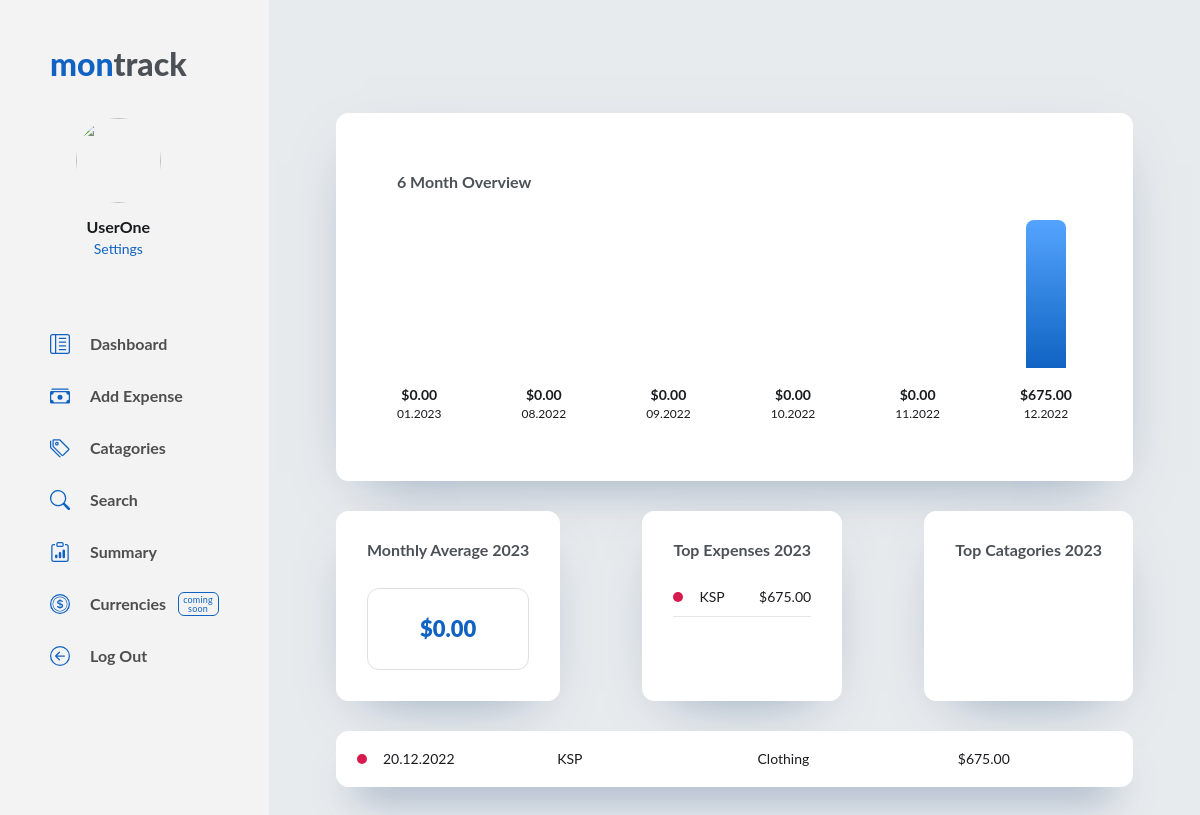
/ (signed in), run on the app's committed database.
### tables this page shows
CREATE TABLE users (
    user_id INTEGER PRIMARY KEY AUTOINCREMENT NOT NULL,
    fname TEXT NOT NULL,
    lname TEXT NOT NULL,
    username TEXT NOT NULL,
    email TEXT NOT NULL,
    hash TEXT NOT NULL
, image TEXT NOT NULL DEFAULT 'https://uploads-ssl.webflow.com/63987bd2db675b2f0fd5a56e/63987bd2db675bb88dd5a5a1_Icon%202.svg');

CREATE TABLE expenses (
    expense_id INTEGER PRIMARY KEY AUTOINCREMENT NOT NULL,
    user_id INTEGER NOT NULL,
    date DATE NOT NULL,
    shop TEXT NOT NULL,
    total NUMERIC NOT NULL,
    currency TEXT NOT NULL,
    category TEXT NOT NULL,
    description TEXT
);

CREATE TABLE categories (
    category_id INTEGER PRIMARY KEY AUTOINCREMENT NOT NULL,
    category TEXT UNIQE NOT NULL,
    color TEXT NOT NULL DEFAULT "#1063c2"
);

CREATE TABLE currencies (
    currency_id INTEGER PRIMARY KEY AUTOINCREMENT NOT NULL,
    country TEXT NOT NULL,
    currency TEXT NOT NULL,
    symbol TEXT NOT NULL
);

### app.py (the view)
@app.route("/")
@login_required
def index():
    user_id = session["user_id"]
    connect = sqlite3.connect("expenses.db")
    cursor = connect.cursor()
    cursor.execute("SELECT username FROM users WHERE user_id = ?", (user_id,))
    username = cursor.fetchone()[0]
    cursor.execute("SELECT image FROM users WHERE user_id = ?", (user_id,))
    userimage = cursor.fetchone()[0]
    year = str(datetime.now().year)
    cursor.execute("SELECT months.month, COALESCE(SUM(expenses.total), 0) AS total_sum, COALESCE(symbol, '$') AS symbol FROM (SELECT strftime('%m.%Y', date('now', 'start of month', '-5 months')) AS month UNION ALL SELECT strftime('%m.%Y', date('now', 'start of month', '-4 months')) UNION ALL SELECT strftime('%m.%Y', date('now', 'start of month', '-3 months')) UNION ALL SELECT strftime('%m.%Y', date('now', 'start of month', '-2 months')) UNION ALL SELECT strftime('%m.%Y', date('now', 'start of month', '-1 months')) UNION ALL SELECT strftime('%m.%Y', date('now', 'start of month')) ) AS months LEFT JOIN (SELECT * FROM expenses JOIN currencies ON expenses.currency = currencies.currency WHERE user_id = ?) expenses ON strftime('%m.%Y', expenses.date) = months.month GROUP BY months.month", (user_id,))
    six_months = cursor.fetchall()
    cursor.execute("SELECT COALESCE(SUM(expenses.total), 0) AS total_sum FROM (SELECT strftime('%m.%Y', date('now', 'start of month', '-5 months')) AS month UNION ALL SELECT strftime('%m.%Y', date('now', 'start of month', '-4 months')) UNION ALL SELECT strftime('%m.%Y', date('now', 'start of month', '-3 months')) UNION ALL SELECT strftime('%m.%Y', date('now', 'start of month', '-2 months')) UNION ALL SELECT strftime('%m.%Y', date('now', 'start of month', '-1 months')) UNION ALL SELECT strftime('%m.%Y', date('now', 'start of month')) ) AS months LEFT JOIN (SELECT * FROM expenses JOIN currencies ON expenses.currency = currencies.currency WHERE user_id = ?) expenses ON strftime('%m.%Y', expenses.date) = months.month GROUP BY months.month ORDER BY total_sum DESC LIMIT 1", (user_id,))
    max_month = cursor.fetchone()[0]
    cursor.execute("SELECT expenses.*, strftime('%d.%m.%Y', expenses.date) AS fdate, currencies.symbol, color FROM expenses JOIN currencies ON expenses.currency = currencies.currency JOIN categories ON expenses.category = categories.category WHERE expenses.user_id = ? ORDER BY date DESC LIMIT 5", (user_id,))
    expenses = cursor.fetchall()
    cursor.execute("SELECT shop, total, symbol, color FROM expenses JOIN currencies ON expenses.currency = currencies.currency JOIN categories ON expenses.category = categories.category WHERE user_id = ? ORDER BY total DESC LIMIT 5", (user_id,))
    top_expenses = cursor.fetchall()
    cursor.execute("SELECT user_id, strftime('%Y', date) AS year, SUM(total) AS total_sum, expenses.category, color, currencies.symbol FROM expenses JOIN categories ON expenses.category = categories.category JOIN currencies ON expenses.currency = currencies.currency WHERE user_id = ? AND strftime('%Y', date) = ? GROUP BY expenses.category ORDER BY total_sum DESC LIMIT 4", (user_id, year))
    top_categories = cursor.fetchall()
    cursor.execute("SELECT SUM(total) / (strftime('%m', 'now')) FROM expenses WHERE user_id = ? AND strftime('%Y', date) = ?", (user_id, year))
    monthly_average = None
    if monthly_average:
        monthly_average = cursor.fetchall()[0][0]
    else:
        monthly_average = 0
    print("monthly_average IS: ", end="")
    print(monthly_average)
    return render_template("index.html", username=username, userimage=userimage, year=year, six_months=six_months, max_month=max_month, expenses=expenses, top_expenses=top_expenses, top_categories=top_categories, monthly_average=monthly_average)

### helpers.py (called while the page is built)
def login_required(f):
    @wraps(f)
    def decorated_function(*args, **kwargs):
        if session.get("user_id") is None:
            return redirect("/login")
        return f(*args, **kwargs)
    return decorated_function

### templates/index.html (shortened to what this page needs)
{% extends "layout.html" %}
{% block body %}
<div class="body-center">
  <div class="body-index_top">
    <div class="dashboard_panel panel-shadow">
      <div class="dash_monthly">
        <div class="dash_title-small">6 Month Overview</div>
        <div class="dash_monthly-overview">
          {% for row in six_months %}
          <div class="month-wrapper">
            <div class="dash_monthly-column" value="{{ row[1] }}"></div>
            <div class="dash_monthly-text">
              <div class="dash_monthly-medium bold">{{ row[2] }}{{ "{:,.2f}".format(row[1]) }}</div>
              <div class="dash_monthly-small">{{ row[0] }}</div>
            </div>
          </div>
          {% endfor %}
        </div>
      </div>
    </div>
  </div>
    <div class="body-index_middle">
      <div class="dashboard_panel panel-shadow">
        <div class="dash_info-wrapper">
          <div class="dash_title-small">Monthly Average {{ year }}</div>
          <div class="dash_monthly-avg">
            <div class="monthly-avg_total">${{ "{:,.2f}".format(monthly_average) }}</div>
          </div>
        </div>
      </div>
      <div class="dashboard_panel panel-shadow">
        <div class="dash_info-wrapper">
          <div class="dash_title-small">Top Expenses {{ year }}</div>
          <div class="dash_middle-lists dash_text">
            {% for row in top_expenses %}
            <div class="d_middle-list_item">
              <div class="category-color_wrapper">
                <div class="catagory-color" style="background-color:{{ row[3] }}"></div>
                <div>{{ row[0] }}</div>
              </div>
              <div>{{ row[2] }}{{ "{:,.2f}".format(row[1]) }}</div>
            </div>
            {% endfor %}
          </div>
        </div>
      </div>
      <div class="dashboard_panel panel-shadow">
        <div class="dash_info-wrapper">
          <div class="dash_title-small">Top Catagories {{ year }}</div>
        </div>
      </div>
    </div>
    <div class="body-index_bottom">
      {% for row in expenses %}
        <div class="dashboard_panel bottom_latest panel-shadow_thin">
          <div class="latest-expenses_wrapper">
            <div class="category-color_wrapper">
              <div class="catagory-color" style="background-color:{{ row[10] }}"></div>
              <div id="latest_date" class="dash_text">{{ row[8] }}</div>
            </div>
            <div id="latest_shop" class="dash_text">{{ row[3] }}</div>
            <div id="latest_category" class="dash_text">{{ row[6] }}</div>
            <div id="latest_total" class="dash_text">{{ row[9] }}{{ "{:,.2f}".format(row[4]) }}</div>
          </div>
        </div>
      {% endfor %}
    </div>
  </div>
</div>
{% endblock %}

### templates/layout.html (shortened to what this page needs)
<head>
  <link href="/static/styles.css" rel="stylesheet">
</head>
<body>
  <main class="main-page">
    <div class="side-menu">
      <div class="side-menu_top">
        <a href="/" class="logo-link">mon<span class="logo-link_span">track</span></a>
        <div class="side-menu_user">
          <div class="sm_user-wrapper"><img src="{{ userimage }}" loading="lazy" alt="" class="user_profile-image">
            <div class="user_name">{{ username }}</div>
            <a href="/settings" class="sm_user-link" id="settings">Settings</a>
          </div>
        </div>
      </div>
      <div class="side-menu_links">
        <div class="sm_links-wrapper">
          <a href="/" aria-current="page" class="side-menu_link w-inline-block w--current">
            <div class="menu-svg w-embed"></div>
            <div>Dashboard</div>
          </a>
          <a href="/expenses" class="side-menu_link w-inline-block">
            <div class="menu-svg w-embed"></div>
            <div>Add Expense</div>
          </a>
          <a href="/categories" aria-current="page" class="side-menu_link w-inline-block w--current">
            <div class="menu-svg w-embed"></div>
            <div>Catagories</div>
          </a>
          <a href="/search" aria-current="page" class="side-menu_link w-inline-block w--current">
            <div class="menu-svg w-embed"></div>
            <div>Search</div>
          </a>
          <a href="/summary" aria-current="page" class="side-menu_link w-inline-block w--current">
            <div class="menu-svg w-embed"></div>
            <div>Summary</div>
          </a>
          <div class="sm_link-wrapper">
            <a aria-current="page" class="side-menu_link inactive-link w-inline-block w--current">
              <div class="menu-svg w-embed"></div>
              <div>Currencies</div>
            </a>
            <div class="label-coming">coming<br>soon</div>
          </div>
          <a href="/logout" aria-current="page" class="side-menu_link w-inline-block w--current">
            <div class="menu-svg w-embed"></div>
            <div>Log Out</div>
          </a>
        </div>
      </div>
    </div>
    <div class="page-body">
      {% block body %}{% endblock %}
    </main>
</body>

### data on the page
users: username "UserOne"
expenses: shop "KSP", symbol "$", total "675.00", row "20.12.2022", category "Clothing"

### other printed values
{{ row[2] }} "$" "$" "$" "$" "$" "$"
{{ "{:,.2f}".format(row[1]) }} "0.00" "0.00" "0.00" "0.00" "0.00" "675.00"
{{ row[0] }} "01.2023" "08.2022" "09.2022" "10.2022" "11.2022" "12.2022"
{{ "{:,.2f}".format(monthly_average) }} "0.00"
